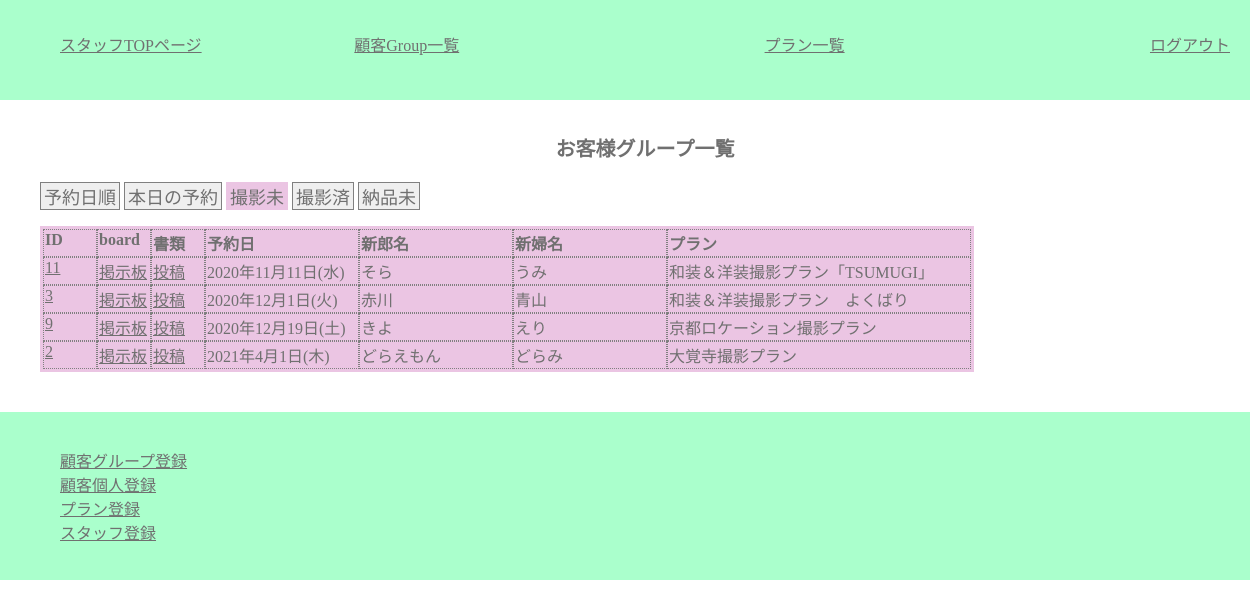
Before: /staff/c_group_list_f.php (signed in) with the older database file.
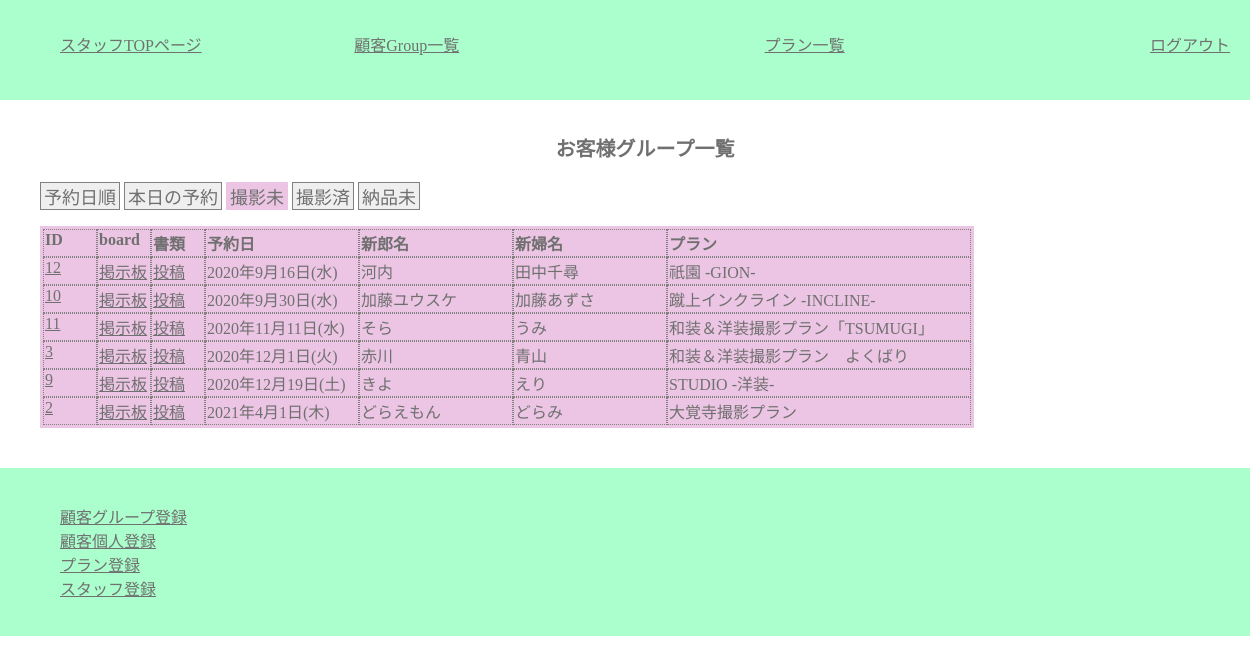
After: the same page with the newer database file.
### tables this page shows
CREATE TABLE `customers` (
  `c_id` varchar(32) NOT NULL,
  `c_group_id` int(11) NOT NULL,
  `c_name` varchar(32) NOT NULL,
  `c_pass` varchar(64) NOT NULL,
  `c_mail` varchar(64) NOT NULL,
  `c_tell` varchar(11) NOT NULL,
  `c_zip` char(7) NOT NULL,
  `c_address` varchar(64) NOT NULL,
  `c_gender` tinyint(1) NOT NULL
);

CREATE TABLE `c_groups` (
  `c_group_id` int(11) NOT NULL,
  `p_id` int(11) NOT NULL,
  `reserve_day` date NOT NULL,
  `reserve_time` time NOT NULL,
  `estimate` tinyint(1) NOT NULL,
  `invoce` tinyint(1) NOT NULL,
  `payment` tinyint(1) NOT NULL,
  `d_product` tinyint(1) NOT NULL,
  `new_zip` char(7) NOT NULL,
  `new_address` varchar(64) NOT NULL,
  `before2days` tinyint(1) NOT NULL DEFAULT 0,
  `make_reh` tinyint(1) NOT NULL DEFAULT 0,
  `cos_fixed` tinyint(1) NOT NULL DEFAULT 0,
  `cos_fitting` tinyint(1) NOT NULL DEFAULT 0,
  `place_fixed` tinyint(1) NOT NULL DEFAULT 0,
  `s_id` varchar(32) NOT NULL
);

CREATE TABLE `plans` (
  `p_id` int(11) NOT NULL,
  `p_name` varchar(32) NOT NULL,
  `p_wear` varchar(32) NOT NULL
);

### class/meeting.class.php (called while the page is built, shortened)
<?php
class Meeting{
	public $pdo;
	public function __construct(){
		$host  = "localhost";
		$dbname= "meeting_app";
		$dbuser= "root";
		$dbpass= "";
		$dsn = "mysql:host={$host};dbname={$dbname};charset=utf8";
		$this->pdo = new PDO($dsn,$dbuser,$dbpass);
	}
	public function getGroomBrideGrouopAllDate() {
		$sql  ="SELECT groom.c_name AS g_name,bride.c_name AS b_name,reserve_day,p_name,c_groups.c_group_id AS group_id,d_product,payment ";
		$sql .="FROM customers AS groom,customers AS bride,c_groups,plans ";
		$sql .="WHERE c_groups.c_group_id=groom.c_group_id ";
		$sql .="AND c_groups.c_group_id=bride.c_group_id ";
		$sql .="AND c_groups.p_id=plans.p_id ";
		$sql .="AND groom.c_gender=0 AND bride.c_gender=1 ";
		$sql .="ORDER BY reserve_day";
		$row = $this->pdo->query($sql);
		return $row;
	}
}
?>

### staff/c_group_list_f.php (the view, shortened to what this page needs)
<?php
require_once("../class/meeting.class.php");
function h($str) {
	return htmlspecialchars($str,ENT_QUOTES);
}
$obj =new Meeting();
$rows =$obj->getGroomBrideGrouopAllDate();
$today= date("Y-m-d");
?>
<?php require_once("header_for_staff.php"); ?>
		<main>
			<h1>お客様グループ一覧</h1>
			<section>
				<p><button class="sort_day_btn all_day"><a href="c_group_list.php">予約日順</a></button>
				<button class="sort_day_btn today"><a href="c_group_list_today.php">本日の予約</a></button>
				<button class="sort_day_btn feature_day activ_page_btn"><a href="">撮影未</a></button>
				<button class="sort_day_btn past_day"><a href="c_group_list_p.php">撮影済</a></button>
				<button class="sort_day_btn no_d"><a href="c_group_list_nd.php">納品未</a></button>
				</p>
				<div id="mainView">
					<table class="list">
					<tr>
						<th class="list_id_num">ID</th><th class="list_id_num">board</th><th class="list_id_num">書類</th>
						<th class="list_r_day">予約日</th><th class="list_c_name">新郎名</th><th class="list_c_name">新婦名</th><th class="list_p_name">プラン</th>
					</tr>
					<?php while($row=$rows->fetch(PDO::FETCH_ASSOC)): ?>
					<?php if($row["reserve_day"]>$today): ?>
					<tr>
						<td class="list_id_num"><a href="c_group_each.php?group_id=<?php echo $row["group_id"];?>" ><?php echo $row["group_id"];?></a></td>
						<td class="list_id_num"><a href="../customer/c_board.php?group_id=<?php echo $row["group_id"];?>">掲示板</a></td>
						<td class="list_id_num"><a href="../customer/c_paymentdata.php?group_id=<?php echo $row["group_id"];?>">投稿</a></td>
						<td class="list_r_day"><?php
							$reserve_day = $row["reserve_day"];
							$week = ["日","月","火","水","木","金","土"];
							$hi = date('w', strtotime($reserve_day));
							$youbi = $week[$hi];
							$rd =  date('Y年n月j日', strtotime($reserve_day))."(".$youbi.")";
							echo h($rd);
						?></td>
						<td class="list_c_name"><?php echo h($row["g_name"]); ?></td>
						<td class="list_c_name"><?php echo h($row["b_name"]); ?></td>
						<td class="list_p_name"><?php echo h($row["p_name"]); ?></td>
					</tr>
					<?php endif; ?>
					<?php endwhile; ?>
					</table>
				</div>
			</section>
		</main>
<?php include("footer_for_staffpage.php"); ?>

Changed rows visible on the page:
added customers: c_group.c_group_id "12", c_group.reserve_day "2020年9月16日(水)", c_name "河内", customers.c_name "田中千尋", plans.p_name "祇園 -GION-"
added customers: c_group.c_group_id "10", c_group.reserve_day "2020年9月30日(水)", c_name "加藤ユウスケ", customers.c_name "加藤あずさ", plans.p_name "蹴上インクライン -INCLINE-"
changed customers "きよ": plans.p_name "京都ロケーション撮影プラン" → "STUDIO -洋装-"
